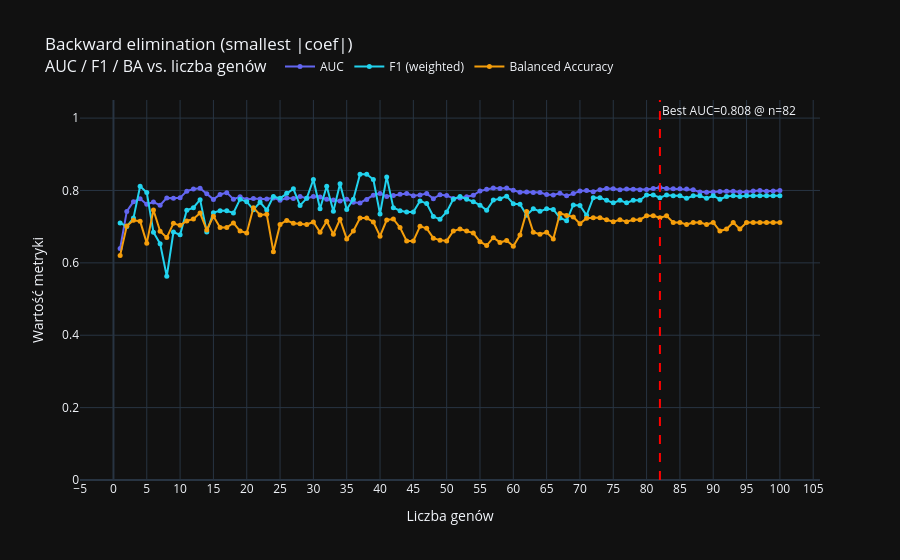

Write notebook code for a chart like this one.
### Code cell
results = []
N_START = 100
current_genes = ranking_df.head(N_START)['gene'].tolist()
X_train_50 = pd.DataFrame(X_train, columns=feature_names)[current_genes]
X_valid_50 = pd.DataFrame(X_valid, columns=feature_names)[current_genes]
X_test_50  = pd.DataFrame(X_test,  columns=feature_names)[current_genes]

for n in range(N_START, 0, -1):
    X_tr = X_train_50[current_genes]
    X_va = X_valid_50[current_genes]
    X_te = X_test_50[current_genes]

    clf = LogisticRegression(solver='saga', max_iter=15000,
                             class_weight='balanced', fit_intercept=True)
    clf.fit(X_tr, y_train)

    # metryki
    y_va_prob = clf.predict_proba(X_va)[:, 1]
    fpr_v, tpr_v, thr_v = roc_curve(y_valid, y_va_prob)
    best_thr  = thr_v[np.argmax(tpr_v - fpr_v)]

    y_te_prob = clf.predict_proba(X_te)[:, 1]
    y_pred_n  = (y_te_prob >= best_thr).astype(int)

    auc = roc_auc_score(y_test, y_te_prob)
    f1  = f1_score(y_test, y_pred_n, average='weighted')
    ba  = balanced_accuracy_score(y_test, y_pred_n)

    results.append({'n_genes': n, 'auc': auc, 'f1': f1, 'ba': ba,
                    'threshold': best_thr, 'genes': current_genes.copy()})

    print(f"n={n:>2}  AUC={auc:.4f}  F1={f1:.4f}  BA={ba:.4f}  "
          f"usuwam: {current_genes[np.argmin(np.abs(clf.coef_[0]))]}")

    if n == 1:
        break

    # usuń gen z najmniejszą wagą bezwzględną
    worst_idx  = np.argmin(np.abs(clf.coef_[0]))
    current_genes.pop(worst_idx)

results_df = pd.DataFrame(results).sort_values('n_genes').reset_index(drop=True)

# --- wykres ---
fig = go.Figure()

for metric, label, color in [
    ('auc', 'AUC',               '#6366f1'),
    ('f1',  'F1 (weighted)',     '#22d3ee'),
    ('ba',  'Balanced Accuracy', '#f59e0b'),
]:
    fig.add_trace(go.Scatter(
        x=results_df['n_genes'],
        y=results_df[metric],
        mode='lines+markers',
        name=label,
        line=dict(color=color, width=2),
        marker=dict(size=5),
    ))

best_row = results_df.loc[results_df['auc'].idxmax()]
fig.add_vline(x=best_row['n_genes'], line_dash='dash', line_color='red',
              annotation_text=f"Best AUC={best_row['auc']:.3f} @ n={int(best_row['n_genes'])}",
              annotation_position='top right')

fig.update_layout(
    title={"text": "Backward elimination (smallest |coef|)<br>"
                   "<span style='font-size:16px;font-weight:normal'>"
                   "AUC / F1 / BA vs. liczba genów</span>"},
    legend=dict(orientation='h', yanchor='bottom', y=1.05, xanchor='center', x=0.5),
)
fig.update_xaxes(title_text="Liczba genów", dtick=5)
fig.update_yaxes(title_text="Wartość metryki", range=[0, 1.05])
fig.show()

print(f"\nNajlepszy wynik:")
print(best_row[['n_genes', 'auc', 'f1', 'ba', 'threshold']])
print("Geny:", best_row['genes'])

### Figure 1 — Plotly figure (JSON) as saved in the notebook; plotly's stock layout.template omitted (floating-point values rounded to 4 significant figures)
{"data": [{"line": {"color": "#6366f1", "width": 2}, "marker": {"size": 5}, "mode": "lines+markers", "name": "AUC", "x": [1, 2, 3, 4, 5, 6, 7, 8, 9, 10, 11, 12, 13, 14, 15, 16, 17, 18, 19, 20, 21, 22, 23, 24, 25, 26, 27, 28, 29, 30, 31, 32, 33, 34, 35, 36, 37, 38, 39, 40, 41, 42, 43, 44, 45, 46, 47, 48, 49, 50, 51, 52, 53, 54, 55, 56, 57, 58, 59, 60, 61, 62, 63, 64, 65, 66, 67, 68, 69, 70, 71, 72, 73, 74, 75, 76, 77, 78, 79, 80, 81, 82, 83, 84, 85, 86, 87, 88, 89, 90, 91, 92, 93, 94, 95, 96, 97, 98, 99, 100], "y": [0.6398, 0.7422, 0.7692, 0.7769, 0.7619, 0.7681, 0.7593, 0.7795, 0.7785, 0.78, 0.7981, 0.8038, 0.8059, 0.7909, 0.7754, 0.7888, 0.794, 0.7759, 0.7826, 0.7754, 0.778, 0.7764, 0.7764, 0.7795, 0.7733, 0.779, 0.778, 0.7831, 0.7785, 0.7831, 0.7821, 0.7759, 0.7738, 0.7712, 0.7759, 0.7676, 0.7655, 0.7754, 0.7867, 0.7919, 0.7831, 0.7862, 0.7893, 0.7914, 0.7857, 0.7873, 0.7914, 0.7774, 0.7883, 0.7862, 0.778, 0.779, 0.7826, 0.7867, 0.7987, 0.8033, 0.8069, 0.8054, 0.8069, 0.8007, 0.795, 0.7961, 0.7945, 0.7945, 0.7888, 0.7878, 0.7924, 0.7852, 0.7914, 0.7987, 0.7997, 0.7966, 0.8023, 0.8054, 0.8049, 0.8018, 0.8038, 0.8033, 0.8018, 0.8028, 0.8054, 0.808, 0.8054, 0.8049, 0.8049, 0.8038, 0.8018, 0.7955, 0.795, 0.7955, 0.7971, 0.7976, 0.7976, 0.7961, 0.7961, 0.7987, 0.7997, 0.7981, 0.7987, 0.7997], "type": "scatter"}, {"line": {"color": "#22d3ee", "width": 2}, "marker": {"size": 5}, "mode": "lines+markers", "name": "F1 (weighted)", "x": [1, 2, 3, 4, 5, 6, 7, 8, 9, 10, 11, 12, 13, 14, 15, 16, 17, 18, 19, 20, 21, 22, 23, 24, 25, 26, 27, 28, 29, 30, 31, 32, 33, 34, 35, 36, 37, 38, 39, 40, 41, 42, 43, 44, 45, 46, 47, 48, 49, 50, 51, 52, 53, 54, 55, 56, 57, 58, 59, 60, 61, 62, 63, 64, 65, 66, 67, 68, 69, 70, 71, 72, 73, 74, 75, 76, 77, 78, 79, 80, 81, 82, 83, 84, 85, 86, 87, 88, 89, 90, 91, 92, 93, 94, 95, 96, 97, 98, 99, 100], "y": [0.7102, 0.7008, 0.7237, 0.8116, 0.7945, 0.6847, 0.6531, 0.5628, 0.6853, 0.6773, 0.7452, 0.7526, 0.7746, 0.6853, 0.7388, 0.7439, 0.7439, 0.7378, 0.776, 0.7689, 0.7471, 0.7673, 0.7463, 0.7834, 0.7783, 0.7926, 0.8044, 0.7585, 0.7783, 0.8303, 0.7496, 0.8116, 0.7424, 0.8188, 0.7477, 0.776, 0.845, 0.845, 0.8303, 0.7352, 0.8376, 0.7526, 0.7439, 0.7406, 0.7406, 0.7711, 0.7639, 0.7279, 0.7207, 0.7406, 0.776, 0.7831, 0.776, 0.7689, 0.7594, 0.7454, 0.7734, 0.7774, 0.7843, 0.7635, 0.7618, 0.7319, 0.7496, 0.7424, 0.7496, 0.7477, 0.7242, 0.7165, 0.7599, 0.7585, 0.7313, 0.7802, 0.7802, 0.773, 0.7657, 0.773, 0.7657, 0.773, 0.773, 0.7875, 0.7875, 0.7802, 0.7875, 0.7854, 0.7854, 0.7783, 0.7854, 0.7854, 0.7783, 0.7854, 0.776, 0.7831, 0.7854, 0.7831, 0.7854, 0.7854, 0.7854, 0.7854, 0.7854, 0.7854], "type": "scatter"}, {"line": {"color": "#f59e0b", "width": 2}, "marker": {"size": 5}, "mode": "lines+markers", "name": "Balanced Accuracy", "x": [1, 2, 3, 4, 5, 6, 7, 8, 9, 10, 11, 12, 13, 14, 15, 16, 17, 18, 19, 20, 21, 22, 23, 24, 25, 26, 27, 28, 29, 30, 31, 32, 33, 34, 35, 36, 37, 38, 39, 40, 41, 42, 43, 44, 45, 46, 47, 48, 49, 50, 51, 52, 53, 54, 55, 56, 57, 58, 59, 60, 61, 62, 63, 64, 65, 66, 67, 68, 69, 70, 71, 72, 73, 74, 75, 76, 77, 78, 79, 80, 81, 82, 83, 84, 85, 86, 87, 88, 89, 90, 91, 92, 93, 94, 95, 96, 97, 98, 99, 100], "y": [0.6206, 0.7016, 0.7179, 0.7151, 0.6545, 0.7459, 0.6874, 0.6698, 0.7091, 0.7037, 0.7158, 0.7213, 0.7376, 0.6907, 0.7288, 0.6975, 0.6975, 0.7104, 0.6879, 0.6825, 0.7526, 0.7321, 0.7342, 0.6307, 0.7063, 0.7171, 0.7096, 0.7083, 0.7063, 0.713, 0.6845, 0.7151, 0.6791, 0.7205, 0.6661, 0.6879, 0.7239, 0.7239, 0.713, 0.6737, 0.7184, 0.7213, 0.6975, 0.6607, 0.6607, 0.7008, 0.6954, 0.6682, 0.6628, 0.6607, 0.6879, 0.6933, 0.6879, 0.6825, 0.6586, 0.6478, 0.6695, 0.6566, 0.662, 0.6457, 0.677, 0.7417, 0.6845, 0.6791, 0.6845, 0.6661, 0.7363, 0.7308, 0.7267, 0.7083, 0.7233, 0.7246, 0.7246, 0.7192, 0.7138, 0.7192, 0.7138, 0.7192, 0.7192, 0.7301, 0.7301, 0.7246, 0.7301, 0.7117, 0.7117, 0.7063, 0.7117, 0.7117, 0.7063, 0.7117, 0.6879, 0.6933, 0.7117, 0.6933, 0.7117, 0.7117, 0.7117, 0.7117, 0.7117, 0.7117], "type": "scatter"}], "layout": {"shapes": [{"line": {"color": "red", "dash": "dash"}, "type": "line", "x0": 82, "x1": 82, "xref": "x", "y0": 0, "y1": 1, "yref": "y domain"}], "annotations": [{"showarrow": false, "text": "Best AUC=0.808 @ n=82", "x": 82, "xanchor": "left", "xref": "x", "y": 1, "yanchor": "top", "yref": "y domain"}], "title": {"text": "Backward elimination (smallest |coef|)<br><span style='font-size:16px;font-weight:normal'>AUC / F1 / BA vs. liczba genów</span>"}, "legend": {"orientation": "h", "yanchor": "bottom", "y": 1.05, "xanchor": "center", "x": 0.5}, "xaxis": {"title": {"text": "Liczba genów"}, "dtick": 5}, "yaxis": {"title": {"text": "Wartość metryki"}, "range": [0, 1.05]}}}
